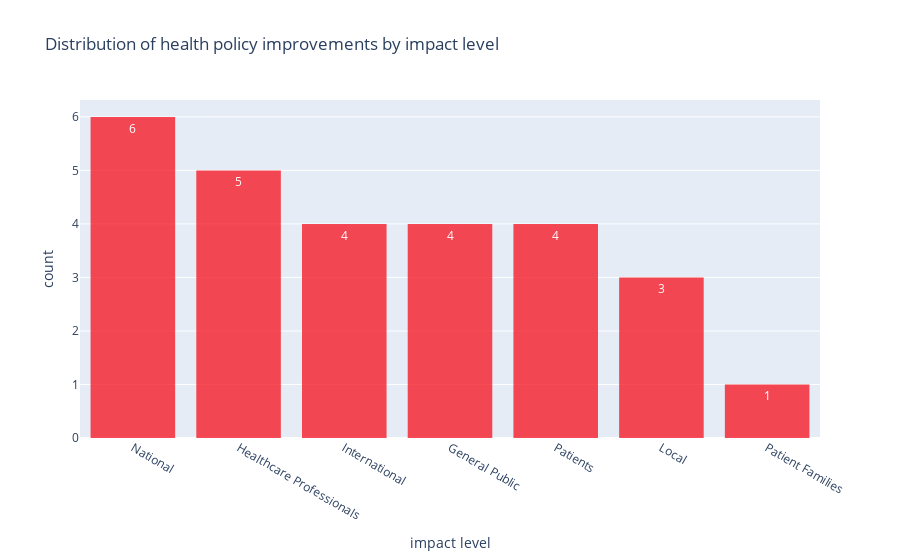

The notebook cell this image was saved under:
### Code cell
# Plot distribution of policy impact

poli_data = poli.groupby(by='Project Title').max().reset_index(drop=True)\
    .drop(columns=['Policy Influence'])
poli_data.columns = poli_data.columns.map(lambda x: re.sub(r' \(pol\)', '', x))
poli_data = poli_data.sum().sort_values(ascending=False)
poli_fig = px.histogram(x=poli_data.index, y=poli_data, text_auto=True, \
    title='Distribution of health policy improvements by impact level', 
    color_discrete_sequence=[red], opacity=0.81)
poli_fig.update_yaxes(title='count')
poli_fig.update_xaxes(title='impact level')
poli_fig

### Figure 1 — Plotly figure (JSON) as saved in the notebook; plotly's stock layout.template omitted (floating-point values rounded to 4 significant figures)
{"data": [{"alignmentgroup": "True", "bingroup": "x", "histfunc": "sum", "hovertemplate": "x=%{x}<br>sum of y=%{y}<extra></extra>", "legendgroup": "", "marker": {"color": "#F6222E", "opacity": 0.81, "pattern": {"shape": ""}}, "name": "", "offsetgroup": "", "orientation": "v", "showlegend": false, "texttemplate": "%{value}", "type": "histogram", "x": ["National", "Healthcare Professionals", "International", "General Public", "Patients", "Local", "Patient Families"], "xaxis": "x", "y": [6, 5, 4, 4, 4, 3, 1], "yaxis": "y"}], "layout": {"barmode": "relative", "legend": {"tracegroupgap": 0}, "title": {"text": "Distribution of health policy improvements by impact level"}, "xaxis": {"anchor": "y", "domain": [0, 1], "title": {"text": "impact level"}}, "yaxis": {"anchor": "x", "domain": [0, 1], "title": {"text": "count"}}}}
